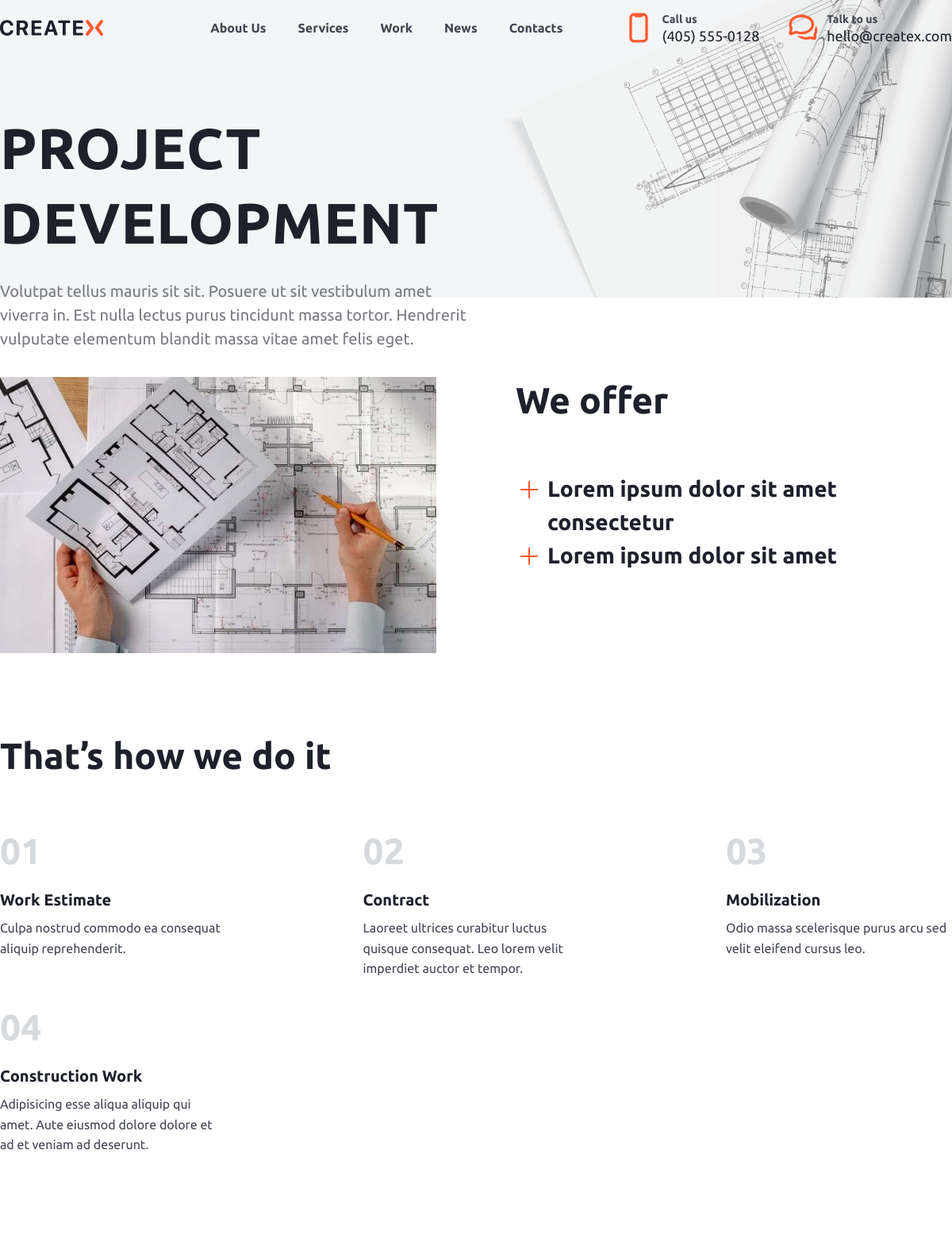
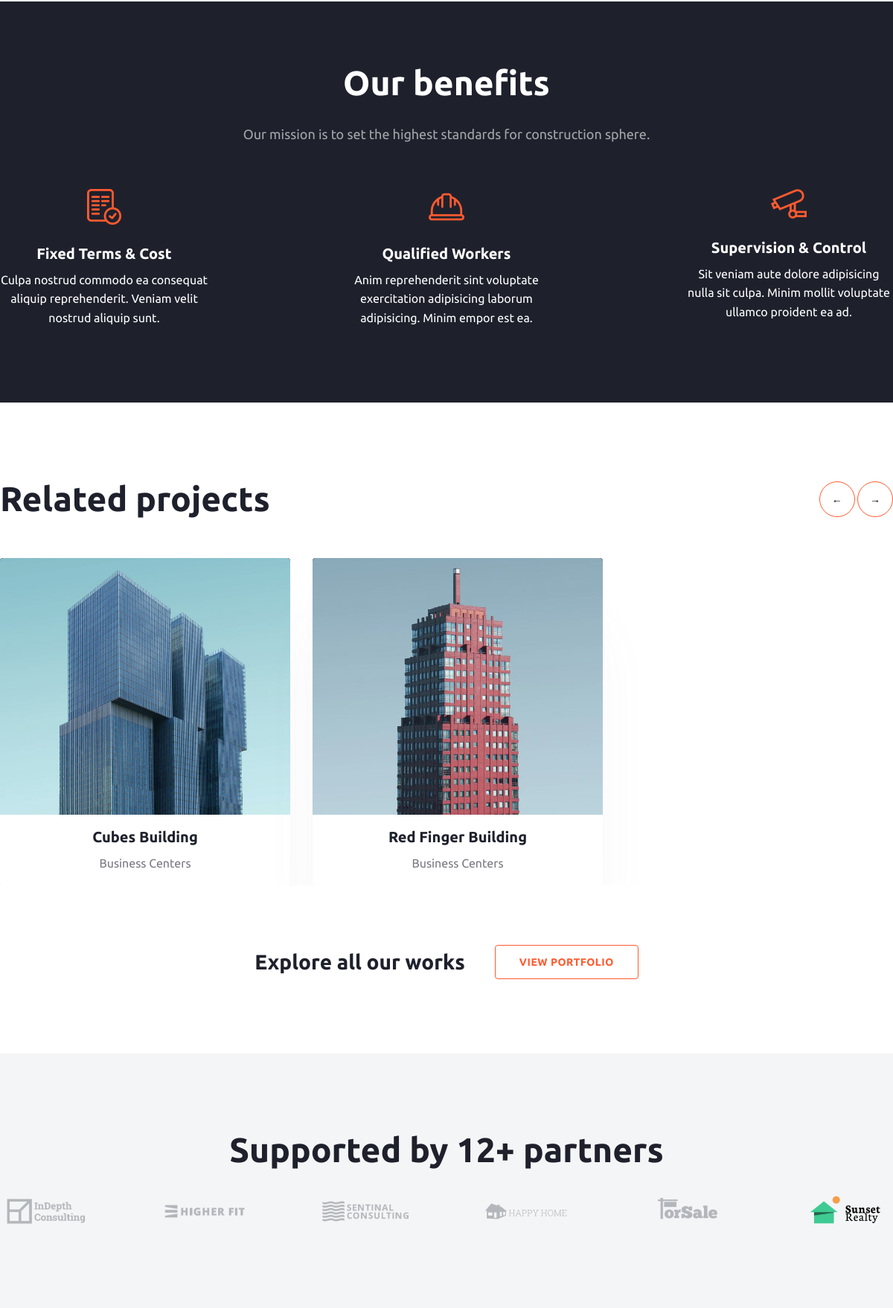
Page /services/project-development (upper part) on the committed database (2 pictures, top to bottom).
### createx/models.py (models this page shows, shortened)
class HeaderContent(models.Model):
    title = models.CharField(max_length=100, verbose_name='Заголовок')
    content = models.TextField(max_length=1000, verbose_name='Содержание')
    img = models.ImageField(upload_to="header/%Y/%m/%d/", verbose_name='Фотография')
    class Meta:
        verbose_name = "Заголовок страницы"
        verbose_name_plural = "Заголовоки страниц"

class OurPartners(models.Model):
    namePartners = models.CharField(max_length=30, verbose_name='Имя')
    slug = models.SlugField(max_length=35, verbose_name='url-partners')
    logo = models.ImageField(upload_to="ourPartners/%Y/%m/%d/", verbose_name='Логотип')
    class Meta:
        verbose_name = "Наш партнер"
        verbose_name_plural = "Наши партнеры"

### services/models.py (models this page shows, shortened)
class OurServices(models.Model):
    title = models.CharField(max_length=1250, verbose_name='Наименование услуги')
    content = models.TextField(verbose_name='Описание услуги')
    slug = models.SlugField(max_length=125,unique=True, db_index=True, verbose_name='URL-услуги')
    servicesImg = models.ImageField(upload_to='services/servicesImg/Logo/%Y/%m/%d/', verbose_name='Логотип')
    servicesOfferImg = models.ImageField(upload_to='services/servicesImg/servicesOfferImg/%Y/%m/%d/', verbose_name='Фотография-offer')
    icon = models.ImageField(upload_to='services/servicesIcon/icon/%Y/%m/%d/', verbose_name='Иконка №1')
    icon_hover = models.ImageField(upload_to='services/servicesIcon/icon_hover/%Y/%m/%d/', verbose_name='Иконка №2 hover')
    is_active = models.BooleanField(default=True)
    def __str__(self):
        return f'{self.title}'
    class Meta:
        verbose_name = "Наша услуга"
        verbose_name_plural = "Наши услуги"

class ourOfferServices(models.Model):
    titleOffer = models.CharField(max_length=100, verbose_name='Заголовок сервиса')
    contentOffer = models.TextField(max_length=1000, verbose_name='Описание сервиса')
    servicesID = models.ForeignKey(OurServices, on_delete=models.CASCADE, verbose_name='Наименование услуги')
    class Meta:
        verbose_name = "Наша оферта"
        verbose_name_plural = "Наша оферта"

class OurBenefits(models.Model):
    title = models.CharField(max_length=100, verbose_name='Преимущество')
    content = models.TextField(verbose_name='Контент')
    icon = models.ImageField(upload_to='services/benefits/%Y/%m/%d/', verbose_name='Логотип')
    class Meta:
        verbose_name = "Наше преимущество"
        verbose_name_plural = "Наши преимущества"

### work/models.py (models this page shows, shortened)
class OurWork(models.Model):
    title = models.CharField(max_length=100, verbose_name='Заголовок проекта')
    slug = models.SlugField(max_length=125,unique=True, db_index=True, verbose_name='URL-проекта' )
    objectID = models.ForeignKey(ObjectsOfOurWork, on_delete=models.CASCADE, verbose_name='Объект проекта')
    img = models.ImageField(upload_to='work/%Y/%m/%d/', verbose_name='Главное фото проекта')
    workServicesID = models.ForeignKey(OurServices,on_delete=models.CASCADE, verbose_name='Вид услуги проекта')
    class Meta:
        verbose_name = "Выполненный проект"
        verbose_name_plural = "Выполненные проекты"

class ObjectsOfOurWork(models.Model):
    name = models.CharField(max_length=150, verbose_name='Объект работы')
    def __str__(self):
        return f'{self.name}'
    class Meta:
        verbose_name = "Объект проекта"
        verbose_name_plural = "Объекты проектов"

### services/views.py (the view)
# urls.py: path('<slug:slug>', ServicesPageDetail.as_view(), name='services'),  # Страница описание услуги
class ServicesPageDetail(FormsMixin,DetailView):
    model = OurServices
    template_name = 'services/servicesDetail.html'
    slug_url_kwarg = 'slug'
    context_object_name = 'service'
    def get_context_data(self, **kwargs):
        context = super().get_context_data(**kwargs)
        c_def = self.get_user_context()
        context['title'] = str(context['service'].title)
        context['header'] = HeaderContent.objects.get(title=str(context['service'].title).upper())
        context['partners'] = OurPartners.objects.all()
        context['sliderForm'] = OurWork.objects.filter(workServicesID__title =context['object'])
        context['slider_name'] ='Related projects'
        print(context['object'])
        context = dict(list(context.items()) + list(c_def.items()))
        return context

### createx/templatetags/createx_tag.py (called while the page is built)
@register.inclusion_tag('createx/tags/OurBenefits.html')
def getOurBenefits():
    benefits = OurBenefits.objects.all()
    return {"benefits": benefits}

### createx/utils.py (called while the page is built)
    def get_user_context(self,**kwargs):
        context = kwargs
        context['AskFromUserForm'] = AskFromUserForm
        context['UserSubscribeForm'] = UserSubscribeForm
        context['DiscussForUserForm'] = DiscussForUserForm
        return context

### createx/templates/services/servicesDetail.html (shortened to what this page needs)
{% extends "base.html" %}
{% load createx_tag %}
{% load static %}
{% block content %}
{% include 'include/headerContent.html' %}
<section class="offer_section_block">
	<div class="offer_block_img">
		<img src="{{service.servicesOfferImg.url}}" alt="{{service.title}}">
	</div>
	<div class="offer_block_content">
		<h2 class="h2_46">We offer</h2>
		<div class="offer_block">
			{% for offer in service.ourofferservices_set.all %}
				<div class="offer_content">
					<h3 class="h3_28 open_offer">{{offer.titleOffer}}</h3>
				</div>
			{% endfor %}
		</div>
	</div>
</section>
<section class="steps_section_block">
	<div class="steps_block">
		<h2 class="h2_46">That’s how we do it</h2>
		<div class="steps_list">
			<div class="steps_item">
				<div class="steps_item_number_block">
					<p class="steps_item_number">
						01
					</p>
				</div>
				<p class="h3_20">Work Estimate</p>
				<p class="p_16_pd_0">Culpa nostrud commodo ea consequat aliquip reprehenderit.</p>
			</div>
			<div class="steps_item">
				<div class="steps_item_number_block">
					<p class="steps_item_number">
						02
					</p>
				</div>
				<p class="h3_20">Contract</p>
				<p class="p_16_pd_0">Laoreet ultrices curabitur luctus quisque consequat. Leo lorem velit imperdiet auctor et tempor.</p>
			</div>
			<div class="steps_item">
				<div class="steps_item_number_block">
					<p class="steps_item_number">
						03
					</p>
				</div>
				<p class="h3_20">Mobilization</p>
				<p class="p_16_pd_0">Odio massa scelerisque purus arcu sed velit eleifend cursus leo.</p>
			</div>
			<div class="steps_item">
				<div class="steps_item_number_block">
					<p class="steps_item_number">
						04
					</p>
				</div>
				<p class="h3_20">Construction Work</p>
				<p class="p_16_pd_0">Adipisicing esse aliqua aliquip qui amet. Aute eiusmod dolore dolore et ad et veniam ad deserunt.</p>
			</div>
		</div>
	</div>
	{% getOurBenefits %}
</section>
<section class="slider_links">
	{% include 'include/slider_form.html' %}
	<div class="block_links_to_page">
		<h3 class="h3_28">Explore all our works</h3>
		<a href="{% url 'work' %}">
			<button class="link_btn">View portfolio</button>
		</a>
	</div>
</section>
<section class="pricing">
	{% include 'include/partners.html' %}
</section>
{% endblock content %}

### createx/templates/include/headerContent.html
{% load static %}
<section class="header_content_block">
		<div class="header_content">
			<div class="content_in_header">
				<h2 class="header_h2_title">{{header.title}}</h2>
				<p class="p_20">{{header.content}}</p>
			</div>
		</div>
		<div class="header_content_block_img">
			<img src="{{header.img.url}}" alt="Фон" class="header_content_block_img_bg">
		</div>
</section>

### createx/templates/createx/tags/OurBenefits.html
<div class="_main_block_benefits">
	<div class="block_benefits">
		<h2 class="h2_46_white_center">
			Our benefits
		</h2>
		<p class="p_18_white_center">Our mission is to set the highest standards for construction sphere.</p>
		<div class="block_benefits_list">
			{% for benefit in benefits %}
			<div class="block_benefits_items">
				<img src="{{benefit.icon.url}}" alt="{{benefit.title}}">
				<p class="p_20_white pd_24_8">{{benefit.title}}</p>
				<p class="p_16_white">{{benefit.content}}</p>
			</div>
			{% endfor %}
		</div>
	</div>
</div>

### createx/templates/include/slider_form.html (shortened to what this page needs)
{% load static %}
<section class="main_slider_form_block">
	<div class="main_slider_form_header">
		<h2 class="h2_46 slider_h2_header">{{slider_name}}</h2>
		<div class="sliderBntRev">
			<button class="leftSliderRev">&#8592</button>
			<button class="rightSliderRev">&#8594</button>
		</div>
	</div>
	<div class="slider_form_content_relative">
		<div class="slider_form_content_absolute">
			{% for slider in sliderForm %}
				<div class="data_item">
					<div class="data_item_img_bg">
						<img src="{{slider.img.url}}" alt="{{work.title}}" class="data_item_img">
					</div>
					<h3 class="panel_h3_center_20">{{slider.title}}</h3>
					<p class="panel_p_center_16">{{slider.objectID}}</p>
					<div class="data_item_links">
					</div>
				</div>
			{% endfor %}
		</div>
	</div>
</section>

### createx/templates/include/partners.html
{% load static %}
<div class="main_block_partners">
	<h2 class="h2_center_46">Supported by 12+ partners</h2>
	<div class="partners_block">
		{% for partner in partners%}
		<div class="partners_panel">
			<img src="{{partner.logo.url}}" alt="{{partner.namePartners}}">
		</div>
		{% endfor %}
	</div>
</div>

### createx/static/css/min_style.css (style rules this page uses)
* { padding: 0; margin: 0; border: 0; box-sizing: border-box; }
*,*:before,*:after { -moz-box-sizing: border-box; -webkit-box-sizing: border-box; box-sizing: border-box; }
html,body { height: 100%; width: 100%; font-size: 100%; line-height: 1; font-size: 14px; -ms-text-size-adjust: 100%; -moz-text-size-adjust: 100%; -webkit-text-size-adjust: 100%; font-family: Montserrat; font-weight: 500; color: rgba(37, 43, 66, 1); }
input,button,textarea { font-family:inherit; }
button { cursor: pointer; }
a, a:visited { text-decoration: none; }
img { vertical-align: top; }
p { margin: 0; padding: 0; }
h1,h2,h3,h4,h5,h6 { font-size:inherit;font-weight: 400;margin: 0;padding: 0; }

### createx/static/css/statick_style.css (style rules this page uses)
.h2_center_46 { color: var(--gray-900, #1E212C); text-align: center; font-size: 46px; font-weight: 700; line-height: 130%; }
.h2_46 { color: var(--gray-900, #1E212C); font-size: 46px; font-weight: 700; line-height: 130%; }
.p_16_pd_0 { color: var(--gray-800, #424551); font-size: 16px; font-style: normal; font-weight: 400; line-height: 160%; }
.panel_h3_center_20 { color: var(--gray-900, #1E212C); text-align: center; font-size: 20px; font-weight: 700; line-height: 150%; padding-bottom: 8px; }
.panel_p_center_16 { color: var(--gray-700, #787A80); text-align: center; font-size: 16px; font-weight: 400; line-height: 160%; }
.header_h2_title { color: var(--gray-900, #1E212C); font-family: Ubuntu; font-size: 72px; font-weight: 700; line-height: 130%; letter-spacing: 1px; padding: 40px 0px 25px; }
.p_20 { color: var(--gray-700, #787A80); font-family: Ubuntu; font-size: 20px; font-weight: 400; line-height: 150%; }
.h3_28 { color: var(--gray-900, #1E212C); font-size: 28px; font-weight: 700; line-height: 150%; }
.h3_20 { color: var(--gray-900, #1E212C); font-size: 20px; font-weight: 700; line-height: 150%; padding-top: 16px; padding-bottom: 8px; }
.h2_46_white_center { color: var(--white, #FFF); text-align: center; font-size: 46px; font-weight: 700; line-height: 130%; padding-bottom: 25px; }
.p_18_white_center { color: var(--white, #FFF); text-align: center; font-size: 18px; font-weight: 400; line-height: 150%; opacity: 0.6; }
.p_20_white { color: var(--white, #FFF); text-align: center; font-size: 20px; font-weight: 700; line-height: 150%; }
.p_16_white { color: var(--white, #FFF); text-align: center; font-size: 16px; font-weight: 400; line-height: 160%; }
.pd_24_8 { padding: 24px 0px 8px; }
.link_btn { padding: 0px 32px; border-radius: 4px; border: 1px solid #FF5A30; background-color: #FFF; color: #FF5A30; text-align: center; font-family: Ubuntu; font-size: 14px; font-style: normal; font-weight: 700; line-height: 44px; letter-spacing: 0.5px; text-transform: uppercase; }
.block_links_to_page { max-width: 1230px; padding-top: 80px; margin: 0px auto; display: flex; justify-content: center; align-items: center; gap: 40px; flex-wrap: wrap; }

### rows in the picture
HeaderContent: title "PROJECT DEVELOPMENT", content "Volutpat tellus mauris sit sit. Posuere ut sit vestibulum amet viverra in. Est nulla lectus purus tincidunt massa tortor. Hendrerit vulputate elementum blandit massa vitae amet felis eget.", img (picture)
OurServices: servicesOfferImg (picture)
ourOfferServices: titleOffer "Lorem ipsum dolor sit amet consectetur"
ourOfferServices: titleOffer "Lorem ipsum dolor sit amet"
OurBenefits: icon (picture), title "Fixed Terms & Cost", content "Culpa nostrud commodo ea consequat aliquip reprehenderit. Veniam velit nostrud aliquip sunt."
OurBenefits: icon (picture), title "Qualified Workers", content "Anim reprehenderit sint voluptate exercitation adipisicing laborum adipisicing. Minim empor est ea."
OurBenefits: icon (picture), title "Supervision & Control", content "Sit veniam aute dolore adipisicing nulla sit culpa. Minim mollit voluptate ullamco proident ea ad."
OurWork: img (picture), title "Cubes Building", objectID "Business Centers"
OurWork: img (picture), title "Red Finger Building", objectID "Business Centers"
OurPartners: logo (picture)
OurPartners: logo (picture)
OurPartners: logo (picture)
OurPartners: logo (picture)
OurPartners: logo (picture)
OurPartners: logo (picture)

### other values in the picture
{{ slider_name }} "Related projects"
